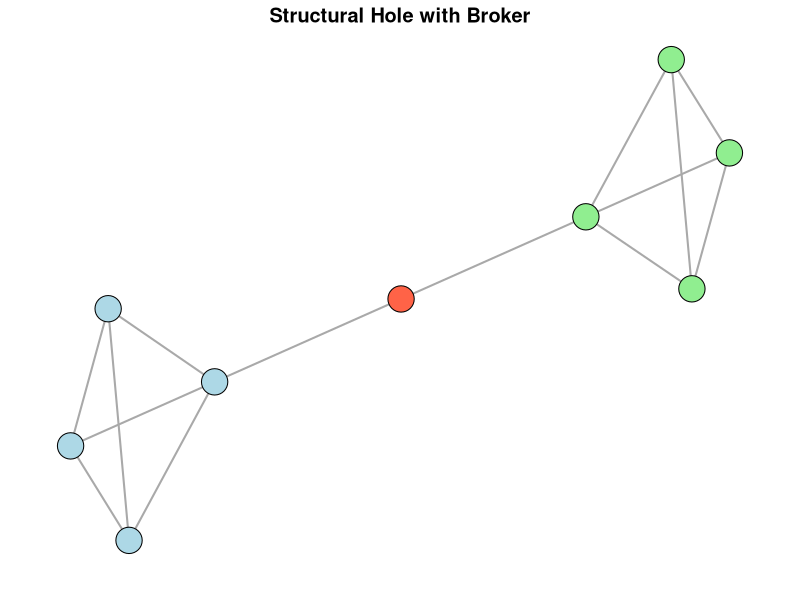
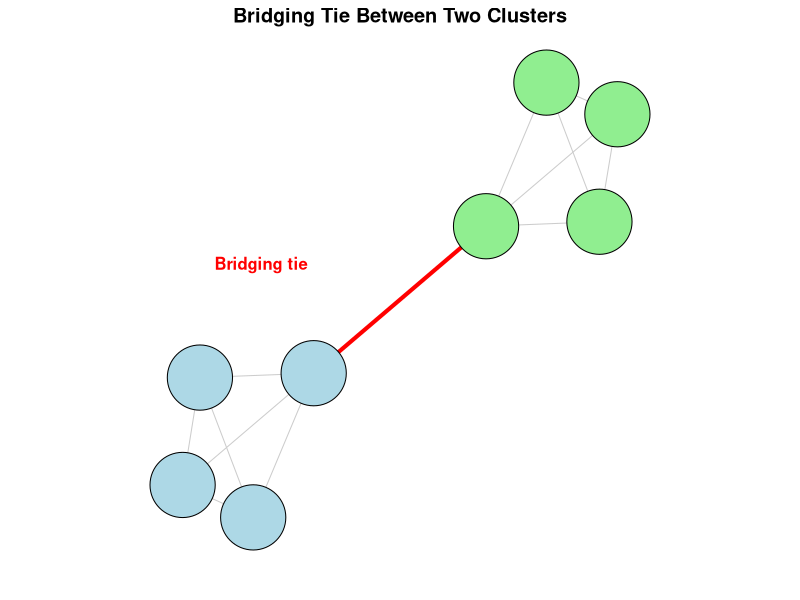

Source code (R) for these figures, in order:
## ---- chunk 1
library(igraph)

set.seed(42)

# Create two clusters
cluster1 <- make_full_graph(4)
cluster2 <- make_full_graph(4)

# Combine clusters
g <- disjoint_union(cluster1, cluster2)

# Add broker node (node 9)
g <- add_vertices(g, 1)

# Connect broker
g <- add_edges(g, c(4, 9, 9, 5))

# Layout
layout <- layout_with_fr(g)
layout[,2] <- layout[,2] * 0.5   # compress vertical space

# Remove built-in labels
V(g)$label <- ""

# Colours
V(g)$color <- "grey"
V(g)$color[1:4] <- "lightblue"
V(g)$color[5:8] <- "lightgreen"
V(g)$color[9]   <- "tomato"

# Plot
par(mar = c(1.5, 1.5, 1.5, 1.5))

plot(g,
     layout = layout,
     vertex.size = 8,
     vertex.label = V(g)$label,
     edge.width = 2,
     asp = 0,
     main = "Structural Hole with Broker")

# ---- LABEL PLACEMENT ----


bx <- layout[9, 1]
by <- layout[9, 2]

# Graph centre
center <- colMeans(layout)

# Direction: from centre → broker
dx <- bx - center[1]
dy <- by - center[2]

# Normalize
len <- sqrt(dx^2 + dy^2)
dx <- dx / len
dy <- dy / len

# Scale relative to layout spread
xrange <- diff(range(layout[,1]))
yrange <- diff(range(layout[,2]))

offset_scale <- 0.15 * min(xrange, yrange)

label_x <- bx + dx * offset_scale
label_y <- by + dy * offset_scale

text(label_x, label_y,
     labels = "Broker",
     col = "black",
     cex = 1,
     font = 2)

## ---- chunk 2
library(igraph)

set.seed(42)

# Create two clusters
cluster1 <- make_full_graph(4)
cluster2 <- make_full_graph(4)

# Combine clusters
g <- disjoint_union(cluster1, cluster2)

# Add bridging tie
g <- add_edges(g, c(4, 5))

# Layout
layout <- layout_with_fr(g)
layout[,2] <- layout[,2] * 0.5

V(g)$label <- ""

# Colour nodes
V(g)$color <- ifelse(V(g) <= 4, "lightblue", "lightgreen")

# Identify bridging edge
edge_ends <- ends(g, E(g), names = FALSE)

bridge_edge <- which(
  (edge_ends[,1] == 4 & edge_ends[,2] == 5) |
  (edge_ends[,1] == 5 & edge_ends[,2] == 4)
)

# Style edges
E(g)$color <- "grey80"
E(g)$width <- 1
E(g)$color[bridge_edge] <- "red"
E(g)$width[bridge_edge] <- 4

# Plot
par(mar = c(1.5, 1.5, 1.5, 1.5))

plot(g,
     layout = layout,
     vertex.size = 30,
     vertex.label = V(g)$label,
     edge.width = E(g)$width,
     edge.color = E(g)$color,
     main = "Bridging Tie Between Two Clusters")

# ---- LABEL PLACEMENT ----

coords <- layout[c(4, 5), ]

mid_x <- mean(coords[,1])
mid_y <- mean(coords[,2])

dx <- coords[2,1] - coords[1,1]
dy <- coords[2,2] - coords[1,2]

offset_x <- -dy
offset_y <- dx

# Normalize
len <- sqrt(offset_x^2 + offset_y^2)
offset_x <- offset_x / len
offset_y <- offset_y / len

# ---- SCALE-AWARE OFFSET ----
usr <- par("usr")
xrange <- usr[2] - usr[1]
yrange <- usr[4] - usr[3]
offset_scale <- 0.05 * min(xrange, yrange)

label_x <- mid_x + offset_x * offset_scale
label_y <- mid_y + offset_y * offset_scale

text(label_x, label_y,
     labels = "Bridging tie",
     col = "red",
     cex = 1,
     font = 2)
